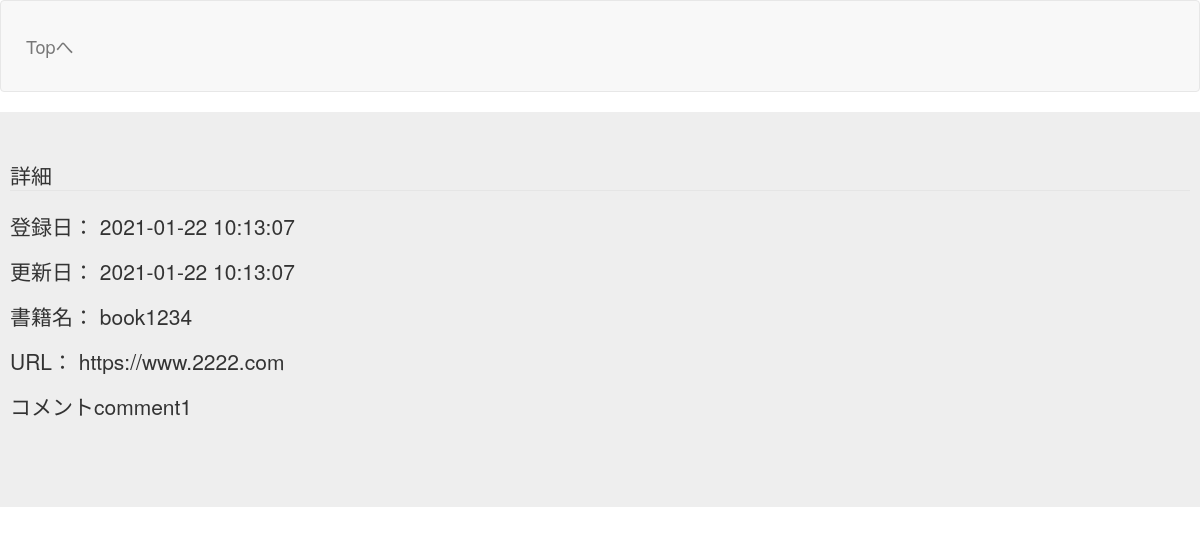
Page /bm_update_view2.php?id=2 on the committed database.
### tables this page shows
CREATE TABLE `gs_bm_table` (
  `id` int(12) NOT NULL,
  `bookname` varchar(64) NOT NULL,
  `url` text NOT NULL,
  `comment` text NOT NULL,
  `indate` timestamp NOT NULL DEFAULT CURRENT_TIMESTAMP,
  `updated` timestamp NOT NULL DEFAULT CURRENT_TIMESTAMP ON UPDATE CURRENT_TIMESTAMP
);

### bm_update_view2.php (the view, shortened to what this page needs)
<?php
$pdo = db_conn();
$id = $_GET['id'];
$stmt = $pdo->prepare('SELECT * FROM gs_bm_table WHERE id = ' . $id. ';');
$status = $stmt->execute();
if ($status == false) {
    sql_error($status);
} else {
    $row =  $stmt->fetch();
}
?>
<!DOCTYPE html>
<html lang="ja">
<head>
  <link href="css/bootstrap.min.css" rel="stylesheet">
</head>
<body>
<header>
  <nav class="navbar navbar-default">
    <div class="container-fluid">
    <div class="navbar-header"><a class="navbar-brand" href="top.php">Topへ</a></div>
    </div>
  </nav>
</header>
  <div class="jumbotron">
    <legend>詳細</legend>
     <p>登録日： <?= $row['indate'] ?></ｐ>
     <p>更新日： <?= $row['updated'] ?></p>
     <p>書籍名： <?= $row['bookname'] ?></p>
     <p>URL：<?= $row['url'] ?></p>
     <p>コメント<?= $row['comment'] ?></textArea></p><br>
  </div>
</body>
</html>

### bm_update_view2.php (style rules this page uses)
div { padding: 10px;font-size:16px; }

### rows in the picture
gs_bm_table: indate "2021-01-22 10:13:07", updated "2021-01-22 10:13:07", bookname "book1234", url "https://www.2222.com", comment "comment1"
